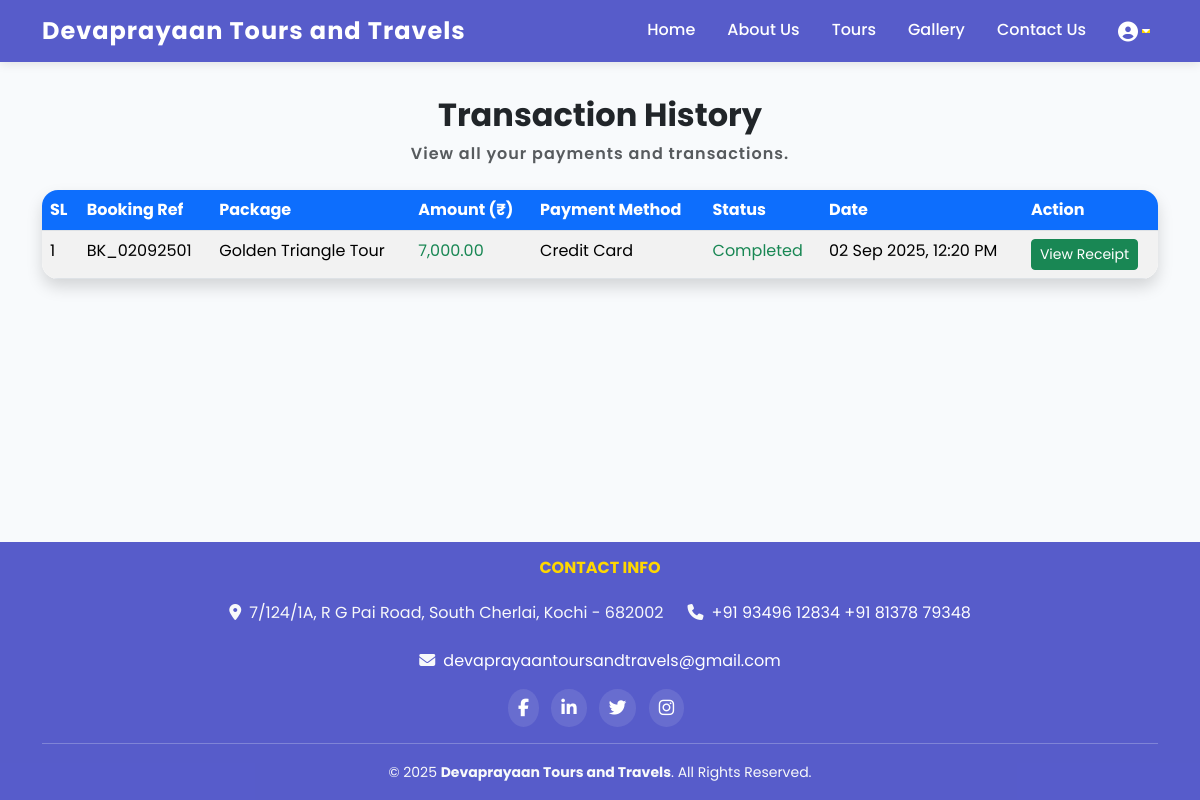
Page /User/transaction-history.php (signed in) on the committed database.
### tables this page shows
CREATE TABLE `transactions` (
  `id` int(11) NOT NULL,
  `user_id` int(11) NOT NULL,
  `booking_ref` varchar(50) NOT NULL,
  `amount` decimal(10,2) NOT NULL,
  `payment_method` varchar(50) NOT NULL,
  `status` enum('Pending','Completed','Failed') DEFAULT 'Pending',
  `transaction_date` datetime DEFAULT current_timestamp()
);

### User/transaction-history.php (the view, shortened to what this page needs)
<?php
$User_ID = $_SESSION['User_ID'];
include '../includes/db.php';
$query = "
    SELECT t.*, b.package_id, p.title AS package_title
    FROM transactions t
    LEFT JOIN bookings b ON t.booking_ref = b.booking_ref
    LEFT JOIN packages p ON b.package_id = p.id
    WHERE t.user_id = '$User_ID'
    GROUP BY t.id
    ORDER BY t.transaction_date DESC
";
$result = mysqli_query($conn, $query);
?>
<!doctype html>
<html lang="en">
<head>
</head>
<body>
<?php include '../includes/user-header.php'; ?>
<section class="container my-5 py-5">
    <div class="text-center mb-4">
        <h2 class="fw-bold">Transaction History</h2>
        <p class="text-muted">View all your payments and transactions.</p>
    </div>
    <div class="card shadow">
        <div class="card-body p-0">
            <div class="table-responsive">
                <table class="table table-striped mb-0">
                    <thead>
                        <tr>
                            <th>SL</th>
                            <th>Booking Ref</th>
                            <th>Package</th>
                            <th>Amount (₹)</th>
                            <th>Payment Method</th>
                            <th>Status</th>
                            <th>Date</th>
                            <th>Action</th>
                        </tr>
                    </thead>
                    <tbody>
                        <?php
                        $i = 0;
                        while($row = mysqli_fetch_assoc($result)):
                            $i++;
                            $status_class = $row['status'] == 'Completed' ? 'text-success' : ($row['status'] == 'Pending' ? 'text-warning' : 'text-danger');
                        ?>
                        <tr>
                            <td><?php echo $i; ?></td>
                            <td><?php echo htmlspecialchars($row['booking_ref']); ?></td>
                            <td><?php echo htmlspecialchars($row['package_title'] ?? 'N/A'); ?></td>
                            <td class="text-success"><?php echo number_format($row['amount'], 2); ?></td>
                            <td><?php echo htmlspecialchars($row['payment_method']); ?></td>
                            <td><span class="<?php echo $status_class; ?>"><?php echo $row['status']; ?></span></td>
                            <td><?php echo date("d M Y, h:i A", strtotime($row['transaction_date'])); ?></td>
                            <td>
                                <?php if($row['status'] == 'Completed'): ?>
                                <a href="receipt.php?booking_ref=<?php echo htmlspecialchars($row['booking_ref']); ?>"
                                   class="btn btn-sm btn-success">View Receipt</a>
                                <?php else: ?>
                                <span class="text-muted">N/A</span>
                                <?php endif; ?>
                            </td>
                        </tr>
                        <?php endwhile; ?>
                    </tbody>
                </table>
            </div>
        </div>
    </div>
</section>
<?php include '../includes/footer.php'; ?>
</body>
</html>

### assets/css/style.css (style rules this page uses)
body { font-family: 'Poppins', sans-serif; background: #f8fafc; scroll-behavior: smooth; transition: background 0.4s, color 0.4s; display: flex; flex-direction: column; min-height: 100vh; }
section .card { border: none; border-radius: 1rem; box-shadow: 0 4px 24px rgba(78, 84, 200, 0.08); transition: transform 0.3s, box-shadow 0.3s; overflow: hidden; }
section .text-center p { color: #4e54c8; font-weight: 600; letter-spacing: 1px; margin-bottom: 0.2rem; }

### User/transaction-history.php (style rules this page uses)
body { background: #f8f9fa; }
.card { border-radius: 12px; }
.table thead th { background-color: #0d6efd; color: white; }

### rows in the picture
transactions: booking_ref "BK_02092501", package_title "Golden Triangle Tour", amount "7,000.00", payment_method "Credit Card", status "Completed", transaction_date "02 Sep 2025, 12:20 PM"
